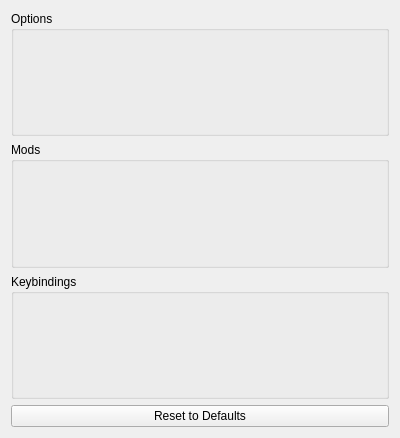
<?xml version="1.0" encoding="UTF-8"?>
<ui version="4.0">
 <class>OptionsTab</class>
 <widget class="QWidget" name="OptionsTab">
  <property name="geometry">
   <rect>
    <x>0</x>
    <y>0</y>
    <width>400</width>
    <height>438</height>
   </rect>
  </property>
  <property name="windowTitle">
   <string>Form</string>
  </property>
  <layout class="QVBoxLayout" name="verticalLayout">
   <item>
    <widget class="QGroupBox" name="optionsGroup">
     <property name="title">
      <string>Options</string>
     </property>
    </widget>
   </item>
   <item>
    <widget class="QGroupBox" name="modsGroup">
     <property name="title">
      <string>Mods</string>
     </property>
    </widget>
   </item>
   <item>
    <widget class="QGroupBox" name="keybindingsGroup">
     <property name="title">
      <string>Keybindings</string>
     </property>
    </widget>
   </item>
   <item>
    <layout class="QHBoxLayout" name="horizontalLayout">
     <item>
      <widget class="QPushButton" name="resetButton">
       <property name="text">
        <string>Reset to Defaults</string>
       </property>
      </widget>
     </item>
    </layout>
   </item>
  </layout>
 </widget>
 <resources/>
 <connections/>
</ui>
